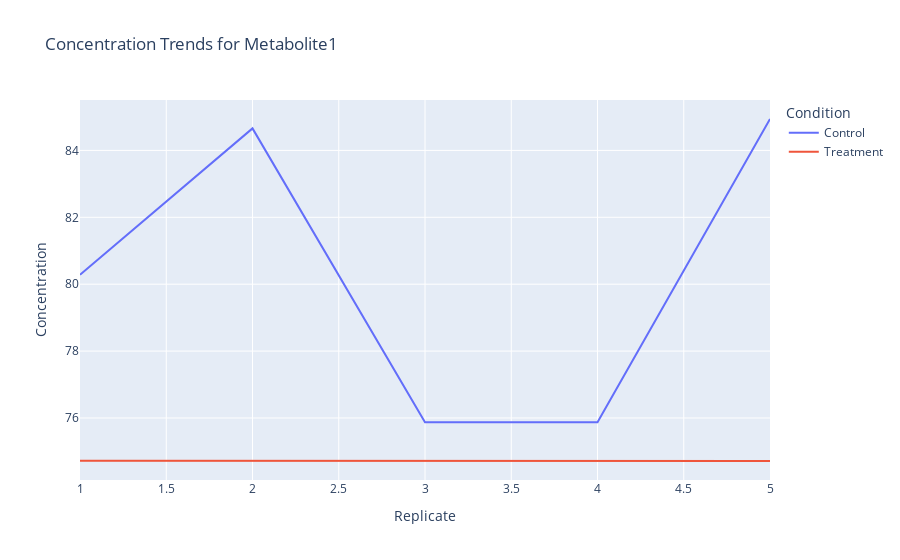

Here is the notebook cell this chart was saved with:
### Markdown cell above
### Line Plot using Plotly

### Code cell
import plotly.express as px

def plot_plotly(data):
    metabolite_name= data['Metabolite'].unique()[0]
    metabolite_data= data[data['Metabolite']==metabolite_name]
    fig = px.line(metabolite_data, x='Replicate', y='Concentration', color='Condition',
                  title=f'Concentration Trends for {metabolite_name}')
    fig.show()

plot_plotly(df)

### Figure 1 — Plotly figure (JSON) as saved in the notebook; plotly's stock layout.template omitted (floating-point values rounded to 4 significant figures)
{"data": [{"hovertemplate": "Condition=Control<br>Replicate=%{x}<br>Concentration=%{y}<extra></extra>", "legendgroup": "Control", "line": {"color": "#636efa", "dash": "solid"}, "marker": {"symbol": "circle"}, "mode": "lines", "name": "Control", "orientation": "v", "showlegend": true, "type": "scatter", "x": [1, 2, 3, 4, 5], "xaxis": "x", "y": [80.28, 84.66, 75.87, 75.87, 84.94], "yaxis": "y"}, {"hovertemplate": "Condition=Treatment<br>Replicate=%{x}<br>Concentration=%{y}<extra></extra>", "legendgroup": "Treatment", "line": {"color": "#EF553B", "dash": "solid"}, "marker": {"symbol": "circle"}, "mode": "lines", "name": "Treatment", "orientation": "v", "showlegend": true, "type": "scatter", "x": [1, 2, 3, 4, 5], "xaxis": "x", "y": [74.72, 74.72, 74.72, 74.73, 74.71], "yaxis": "y"}], "layout": {"legend": {"title": {"text": "Condition"}, "tracegroupgap": 0}, "title": {"text": "Concentration Trends for Metabolite1"}, "xaxis": {"anchor": "y", "domain": [0, 1], "title": {"text": "Replicate"}}, "yaxis": {"anchor": "x", "domain": [0, 1], "title": {"text": "Concentration"}}}}
